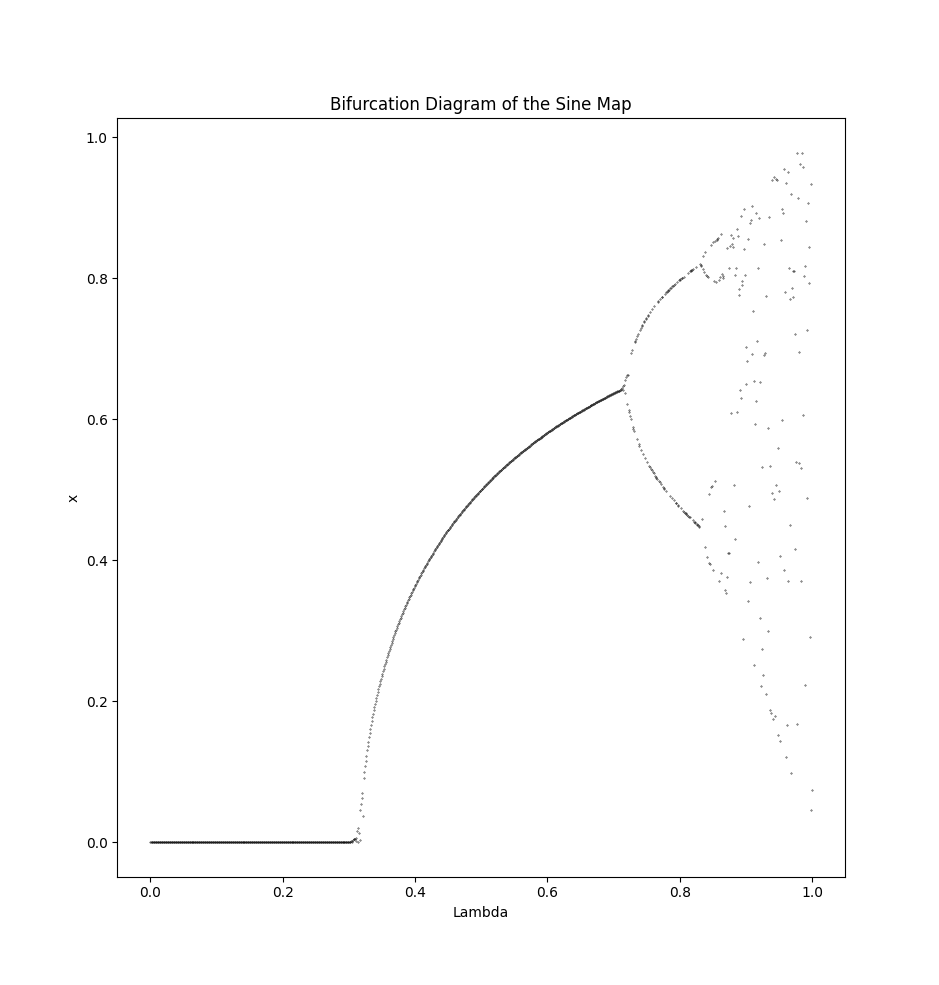

Recreate this plot in Python.
import numpy as np
import matplotlib.pyplot as plt

# define the range of lambda values and the number of iterations
lambdas = np.linspace(0, 1, 1000)
n_iterations = 100

# iterate the sine map for each lambda and store the resulting values of x
x_values = []
for lam in lambdas:
    x = np.random.random()
    for i in range(n_iterations):
        x = lam * np.sin(np.pi * x)
    x_values.append(x)

plt.scatter(lambdas, x_values, s=0.1, c='black')
plt.xlabel('Lambda')
plt.ylabel('x')
plt.title('Bifurcation Diagram of the Sine Map')
plt.show()
